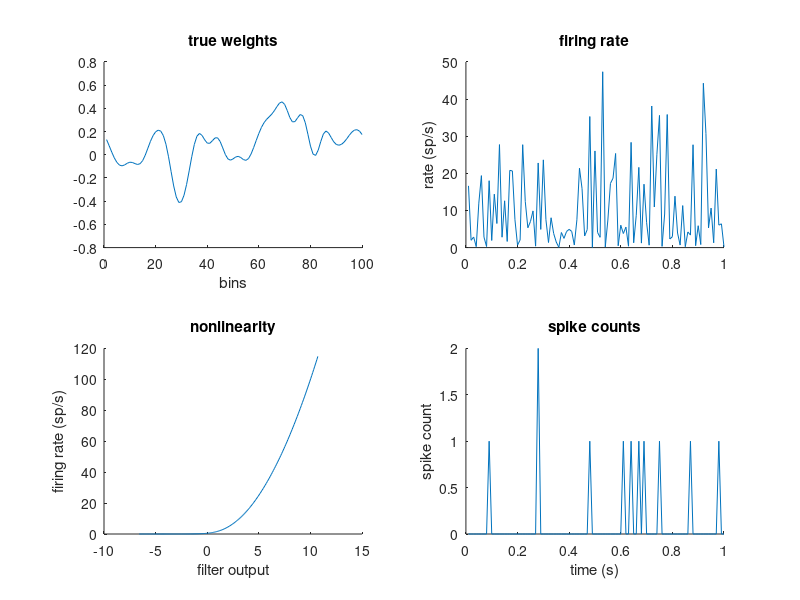

The MATLAB script that drew this image: (Note: this script raises an error after producing the figure.)
% demo_PoissonGLM.m
%
% Simulate and recover weights from a Poisson GLM under an exponential or
% generalized-softplus nonlinearity 

addpath nlfuns
addpath loglifuns
clear;  % clear memory

%% 1. Make simulated dataset =============

dtbin = .01; % bin size for representing time (s)

nw = 100;  % number of weights

% Create stimulus 
nsec = 1000;   % stimulus length 
nsamps = round(nsec/dtbin);  % number of bins
X = randn(nsamps,nw); % stimulus 

% Generate weights
sigsmooth = 2.5;  % sigma for smoothing true weights
gfilt = normpdf((1:nw)',nw/2,sigsmooth);  % Gaussian smoothing filter
wts = real(ifft(fft(randn(nw,1)).*fft(gfilt)));  % generate random smooth weights
wts = wts./norm(wts); % normalize weights to be unit vector

% Set up nonlinearity
nonlinearityTYPE = 2;  % (0 = exp, 1 = softplus p=0.6, 2 = softplus p=2)
switch nonlinearityTYPE
    case 0   % ---- set nonlinearity to exponential ---------
        fnlin = @exp; % set nonlinearity to exp

        % adjust model-specific params
        bias = 1.3;  % Set bias
        ptrue = 1; % not used, but set this to default so we don't get an error

    case 1 % ---- set nonlinearity to softplus p = 0.6 -------
    ptrue = .6;  % power
    fnlin = @(x)(log(1+exp(x)).^ptrue);

    % adjust model-specific params
    bias = 20; % Set bias
    wts = wts./norm(wts)*40; % set weights to be larger in amplitude

    otherwise % ---- set nonlinearity to softplus p = 2 -------
    ptrue = 2;  % power
    fnlin = @(x)(log(1+exp(x)).^ptrue);

    % adjust model-specific params
    bias = 2.5; % Set bias
    wts = wts./norm(wts)*2; % set weights to be larger in amplitude
end

% Simulate response
filteroutput = (X*wts) + bias; % output of filter + bias
rate = fnlin(filteroutput);  % conditional intensity
sps = poissrnd(rate*dtbin);  % spike train

% ======  Make plots showing true params and spike rates =========

subplot(221);  % plot weights
plot(wts); 
box off; title('true weights'); xlabel('bins');

subplot(223);  % plot nonlinearity
xx = min(filteroutput):.1:max(filteroutput);
plot(xx,fnlin(xx));  box off; 
title('nonlinearity'); xlabel('filter output'); ylabel('firing rate (sp/s)');

subplot(222);  % plot firing rate
tt = 1:min(nsamps,1/dtbin); % time bins to plot
plot(tt*dtbin,rate(tt)); box off; ylabel('rate (sp/s)'); title('firing rate');
subplot(224);  % plot spike counts
plot(tt*dtbin,sps(tt));  box off;    
ylabel('spike count'); xlabel('time (s)'); title('spike counts');

fprintf('------ Simulated dataset -------\n')
fprintf('number of bins: %d\n',nsamps);
fprintf('max spike rate: %.1f sp/s\n',max(rate));
fprintf('total spikes:  %d\n\n', sum(sps));


%% === 2. Fit poisson GLM using exponential nonlinearity ====================

Xmat = [X, ones(nsamps,1)];  % design matrix

% -- Set options --- 
opts = optimoptions('fminunc','algorithm','trust-region','SpecifyObjectiveGradient',true,'HessianFcn','objective','display','off');

% -- Make loss function and minimize -----
lossfunexp = @(w)neglogli_poissGLM_expnlin(w,Xmat,sps,dtbin); % set negative log-likelihood as loss func
prs0 = randn(nw+1,1)*.1;  % initialize weights randomly
tic; prsMLexp = fminunc(lossfunexp,prs0,opts); toc;

wMLexp = prsMLexp(1:nw);  % ML estimate of weights under exp nonlinearity
bMLexp = prsMLexp(nw+1);  % ML estimate of bias b under exp nonlinearity

%% === 3. Fit poisson GLM using true generalized-softplus nonlinearity ====================

% -- Make loss function and minimize -----
nlfun = @(x)gnlzsoftplusfun(x,ptrue);  % set nonlinearity
lossfunsp = @(w)neglogli_PoissGLM(w,Xmat, sps,nlfun,dtbin); % negative log-li fun
prs0 = prsMLexp; % initialize weights from exp fit
%prs0 = [wts;bias]; % initialize weights from ground truth
tic; prsMLsp = fminunc(lossfunsp,prs0,opts); toc;

wMLsp = prsMLsp(1:nw); % ML estimate of weights under (true) softplus nonlinearity
bMLsp = prsMLsp(nw+1); % ML estimate of bias under (true) softplus nonlinearity

%% === 4. Fit poisson GLM using generalized-softplus nonlinearity for a grid of p values ====================

% Set grid of values for power p
pgrid = 0.3:.1:4;
npgrid = length(pgrid);

prsHat = zeros(nw+1,npgrid);  % estimated params for each p
testLLgrid = zeros(npgrid,1);  % test log-likelihood 
prs0 = prsMLexp; % initialize weights from exp fit
fprintf('\n----- fitting weights for grid over p ------ \n');
for jj = 1:npgrid

    % -- Make loss function and minimize -----
    pval = pgrid(jj);
    nlfun = @(x)gnlzsoftplusfun(x,pval);  % set nonlinearity
    lossfunsp = @(w)neglogli_PoissGLM(w,Xmat, sps,nlfun,dtbin); % negative log-li fun
    prsML = fminunc(lossfunsp,prs0,opts);
    prsHat(:,jj) = prsML;
    testLLgrid(jj) = -lossfunsp(prsML);

    % initialize next fit from current fit
    prs0 = prsML;
    if mod(jj,5)==0
        fprintf('(iter %d, p=%.1f): neglogli = %.2f\n', jj,pval,testLLgrid(jj));
    end
end
  

% Select p using the minimum of negative log-likelihood
[~,jjmax] = max(testLLgrid);  % find minimal value of loss
wMLjoint = prsHat(1:nw,jjmax);  % extract weights
bMLjoint = prsHat(nw+1,jjmax);  % extract bias b
powML = pgrid(jjmax);  % extract power p

%% ==== 5. Make figs and print results ============

% Report result
fprintf('\n------ Fitting Results -------\n')
fprintf('     True vs exp:  corr coeff= %.2f\n', corr(wts,wMLexp));
fprintf('True vs softplus:  corr coeff= %.2f\n', corr(wts,wMLsp));
fprintf('   True vs joint:  corr coeff= %.2f\n', corr(wts,wMLjoint));
fprintf('\n    b true: %.2f\n',bias);
fprintf('     b-exp: %.2f\n',bMLexp);
fprintf('b-softplus: %.2f\n',bMLsp);
fprintf('   b-joint: %.2f\n',bMLjoint);

subplot(222);
plot(pgrid,testLLgrid,'-o',pgrid(jjmax),testLLgrid(jjmax),'k*'); box off; title('log-likelihood vs power p');
xlabel('power p'); ylabel('log-li');


% Make plots
subplot(224);
ttw = 1:nw;
plot(ttw,wts./norm(wts),ttw,wMLexp./norm(wMLexp),ttw,wMLsp./norm(wMLsp));
axis tight;
xlabel('time bin'); ylabel('coefficient');
title('normalized true and inferred weights');
legend('true','ML-exp','ML-sp');

fprintf('\ntrue vs inferred power p:  %.2f, %.2f\n', ptrue,powML);
